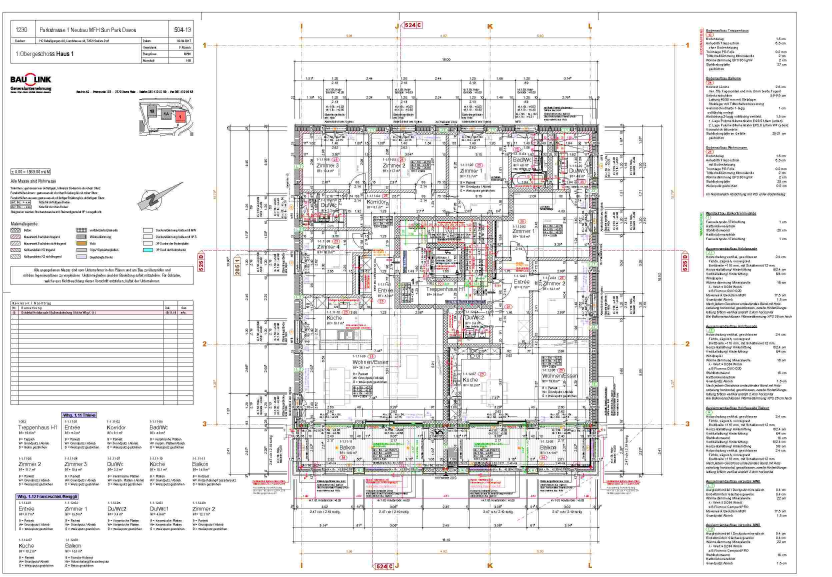
#> input picture plan.jpeg, 2494 x 1729 px (shown at 1/3 size)
$ python opencv_tests.py   (older library calls are emulated)
#> lines starting #> are read from the running program, lines starting #| are printed output that depends on the picture; after the words box and inside, x2 and y2 are one past the last pixel; in counts of white or black regions, pixels touching at a corner belong together
import cv2
import numpy as np

gray = cv2.imread("plan.jpeg", cv2.IMREAD_GRAYSCALE)
#> gray: shape (1729, 2494); min 0, max 255, mean 233.1
gray = cv2.normalize(gray, None, alpha=0, beta=1, norm_type=cv2.NORM_MINMAX, dtype=cv2.CV_32F)
"""

cv2.imshow('image', gray)
cv2.waitKey(0)
"""
_, gray = cv2.threshold(gray, 0.5, 1., cv2.THRESH_BINARY)
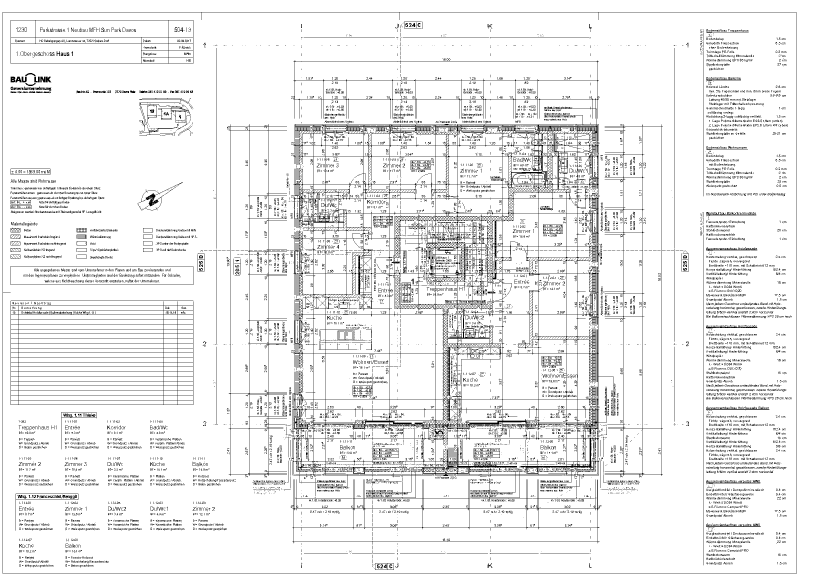
#> gray: shape (1729, 2494) float32 (shown at 1/3 size); values 0 (black) and 1 (white), 92.7% white; black in thin lines or dots


output = []
for i in range(gray.shape[1]):
    nbr_changes = 0
    current = 0
    for j in range(gray.shape[0]):
        if gray[j][i] != current:
            nbr_changes += 1
            current = gray[j][i]
    output.append(nbr_changes)
#> after the loop, output = 2494 values, max 657 at index 1784, min 1 at index 0, mean 135

import matplotlib.pyplot as plt
plt.plot(range(len(output)), output)
plt.show()
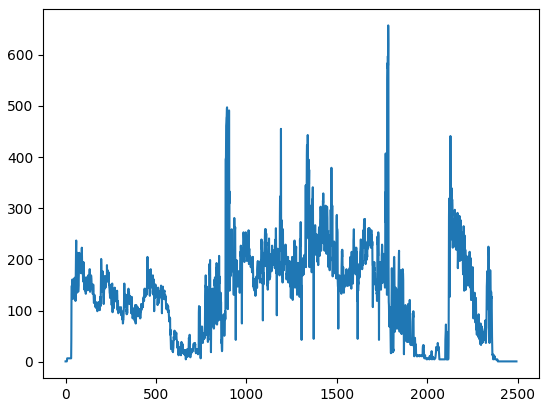
#> figure drawn by matplotlib, 1 panel; curve peaks at x = 1784, y = 657

print(len(output))
#| 2494

for i in range(len(output)):
    if output[i] > 400:
        for j in range(1729):
            gray[j][i] = 0.
    else:
        for j in range(1729):
            gray[j][i] = 1.
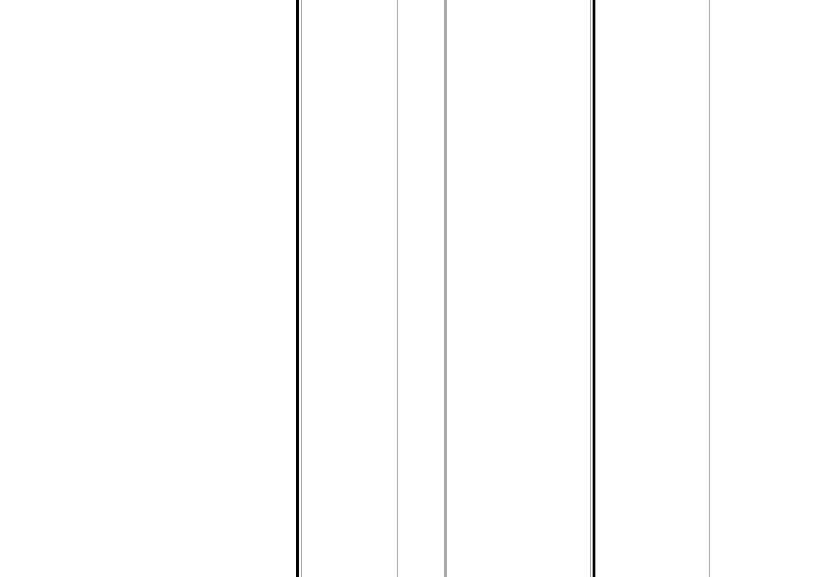
#> gray: shape (1729, 2494) float32 (shown at 1/3 size); values 0 (black) and 1 (white), 99% white; 8 black regions, largest, box (x1, y1, x2, y2) and area: (888, 0, 897, 1729) 15561, (1778, 0, 1786, 1729) 13832, (1334, 0, 1336, 1729) 3458


cv2.namedWindow('image', cv2.WINDOW_NORMAL)
scale = 1
cv2.resizeWindow('image', gray.shape[1]//scale, gray.shape[0]//scale)
cv2.imshow('image', gray)
cv2.waitKey(0)
cv2.destroyAllWindows()
print(gray.shape)
#| (1729, 2494)
print("min", gray.min())
#| min 0.0
print("max", gray.max())
#| max 1.0
